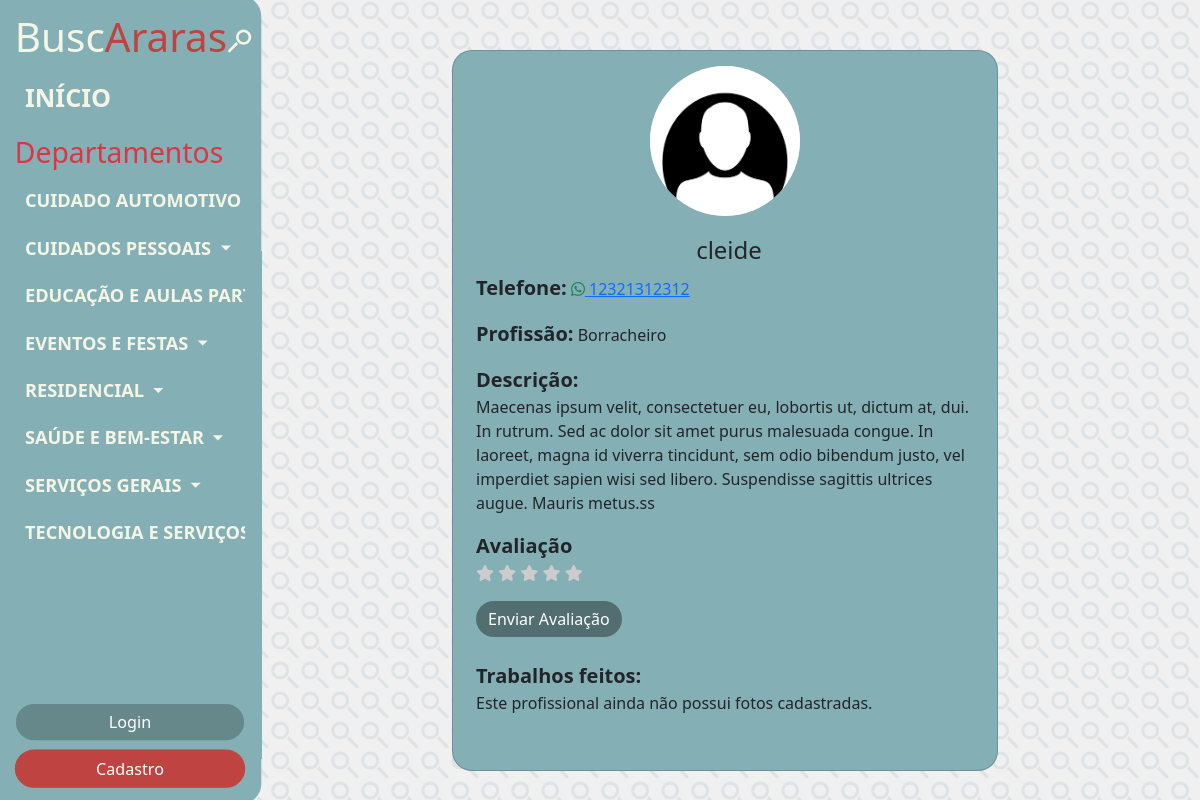
/buscararas/perfilunico.php?id=9, run on the app's committed database.
### tables this page shows
CREATE TABLE `profissional` (
  `id_profissional` int(11) NOT NULL,
  `nome_profissional` varchar(50) NOT NULL,
  `senha_profissional` varchar(255) NOT NULL,
  `descricao_profissional` text DEFAULT NULL,
  `email_profissional` varchar(50) NOT NULL,
  `tel_profissional` varchar(11) NOT NULL,
  `ranking_profissional` int(11) NOT NULL,
  `fk_departamentos_id_area` int(11) NOT NULL,
  `fk_profissoes_id_profissao` int(11) NOT NULL
);

CREATE TABLE `profissoes` (
  `id_profissao` int(11) NOT NULL,
  `nome_profissao` varchar(60) NOT NULL,
  `fk_departamentos_id_area` int(11) NOT NULL
);

### buscararas/perfilunico.php (the view, shortened to what this page needs)
<?php
include 'db.php';
$profissionalId = intval($_GET['id']);
try {
    $conn->beginTransaction();
    $sqlFotos = "
        SELECT caminho_foto
        FROM fotos_profissionais
        WHERE fk_profissional_id_profissional = :id_profissional";
    $stmtFotos = $conn->prepare($sqlFotos);
    $stmtFotos->bindParam(':id_profissional', $profissionalId, PDO::PARAM_INT);
    $stmtFotos->execute();
    $fotosProfissional = $stmtFotos->fetchAll(PDO::FETCH_ASSOC);
    $avaliacaoEstrelas = 0;
    $conn->commit();
} catch (PDOException $e) {
    echo $errorMessages['generic_error'];
    $conn->rollBack();
    exit;
}
$sqlProfissional = "SELECT * FROM profissional WHERE id_profissional = :id_profissional";
$stmtProfissional = $conn->prepare($sqlProfissional);
$stmtProfissional->bindParam(':id_profissional', $profissionalId, PDO::PARAM_INT);
$stmtProfissional->execute();
$profissional = $stmtProfissional->fetch(PDO::FETCH_ASSOC);
$sqlFotoPerfil = "
    SELECT caminho_foto_perfil
    FROM fotos_perfil
    WHERE fk_profissional_id_profissional = :id_profissional
    LIMIT 1";
$stmtFotoPerfil = $conn->prepare($sqlFotoPerfil);
$stmtFotoPerfil->bindParam(':id_profissional', $profissionalId, PDO::PARAM_INT);
$stmtFotoPerfil->execute();
$fotoPerfil = $stmtFotoPerfil->fetch(PDO::FETCH_ASSOC);
?>
<!DOCTYPE html>
<html lang="pt-br">
<head>
    <link href="https://cdn.jsdelivr.net/npm/bootstrap@5.3.3/dist/css/bootstrap.min.css" rel="stylesheet">
    <link rel="stylesheet" href="css/style.css" type="text/css">
    <link rel="stylesheet" href="https://cdnjs.cloudflare.com/ajax/libs/font-awesome/6.0.0-beta3/css/all.min.css">
</head>
<body>
<?php include 'includes/sidebar.php'; ?>
<div class="content d-flex flex-column align-items-center flex-grow-1">
    <div class="card form-card w-150 p-8 perfil-container">
        <div class="row align-items-center-perfil mb-4">
            <div class="col-md-6 text-center">
                <img
                    src="<?php echo htmlspecialchars($fotoPerfil['caminho_foto_perfil'] ?? 'img/perfilpadrao.jpg'); ?>"
                    alt="Foto do Profissional"
                    class="img-fluid rounded-circle perfil-photo">
            </div>
            <div class="col-md-8 perfil-info">
                <h4 class="text-center"><?php echo htmlspecialchars($profissional['nome_profissional']); ?></h4>
                <p>
                <span style ="font-size: 1.25rem; font-weight: bold;margin: 0;">Telefone:</span>
                    <a href="https://wa.me/55<?php echo htmlspecialchars($profissional['tel_profissional']); ?>" target="_blank">
                        <i class="fab fa-whatsapp text-success"></i>
                        <?php echo htmlspecialchars($profissional['tel_profissional']); ?>
                    </a>
                </p>
                <p>
                    <span style ="font-size: 1.25rem; font-weight: bold;margin: 0;">Profissão:</span>
                    <?php
                        try {
                            $profQuery = "SELECT nome_profissao FROM profissoes WHERE id_profissao = :id_profissao";
                            $profStmt = $conn->prepare($profQuery);
                            $profStmt->bindParam(':id_profissao', $profissional['fk_profissoes_id_profissao'], PDO::PARAM_INT);
                            $profStmt->execute();
                            $profissao = $profStmt->fetch(PDO::FETCH_ASSOC);
                            echo htmlspecialchars($profissao['nome_profissao']);
                        } catch (PDOException $e) {
                            echo "<p class='text-danger'>Erro ao buscar profissão</p>";
                        }
                    ?>
                </p>
                <span style ="font-size: 1.25rem; font-weight: bold;margin: 0;">Descrição:</span>
                <p><?php echo htmlspecialchars($profissional['descricao_profissional']); ?></p>
                <span style ="font-size: 1.25rem; font-weight: bold;margin: 0;">Avaliação</span>
                <p class="text">
                    <span id="avaliacao">
                        <?php for ($i = 1; $i <= 5; $i++): ?>
                            <i class="fas fa-star <?php echo ($i <= $avaliacaoEstrelas) ? 'filled' : ''; ?>"
                               data-value="<?php echo $i; ?>"
                               onclick="setRating(<?php echo $i; ?>)">
                            </i>
                        <?php endfor; ?>
                    </span>
                </p>
                <form id="ratingForm" action="avaliar.php" method="POST" class="text">
                    <button type="submit" class="btn btn-primary saltando">
                        <?php echo ($avaliacaoEstrelas > 0) ? 'Atualizar Avaliação' : 'Enviar Avaliação'; ?>
                    </button>
                </form>
                <br>
                <span style ="font-size: 1.25rem; font-weight: bold;margin: 0;">Trabalhos feitos:</span>
                <?php if (!empty($fotosProfissional)): ?>
                    <div class="fotos-profissionais">
                        <div id="fotoCarousel" class="carousel slide" data-bs-ride="carousel">
                            <div class="carousel-inner text-center">
                                <?php $first = true; ?>
                                <?php foreach ($fotosProfissional as $foto): ?>
                                    <div class="carousel-item <?php echo $first ? 'active' : ''; ?>">
                                        <img
                                            src="<?php echo htmlspecialchars($foto['caminho_foto']); ?>"
                                            alt="Foto do profissional"
                                            class="img-fluid rounded mb-2"
                                            data-bs-toggle="modal"
                                            data-bs-target="#fotoModal"
                                            data-foto="<?php echo htmlspecialchars($foto['caminho_foto']); ?>">
                                    </div>
                                    <?php $first = false; ?>
                                <?php endforeach; ?>
                            </div>
                            <div class="carousel-indicators">
                                <?php $first = true; ?>
                                <?php foreach ($fotosProfissional as $index => $foto): ?>
                                    <button
                                        type="button"
                                        data-bs-target="#fotoCarousel"
                                        data-bs-slide-to="<?php echo $index; ?>"
                                        class="<?php echo $first ? 'active' : ''; ?>"
                                        aria-current="true"
                                        aria-label="Slide <?php echo $index + 1; ?>">
                                    </button>
                                    <?php $first = false; ?>
                                <?php endforeach; ?>
                            </div>
                            <button class="carousel-control-prev" type="button" data-bs-target="#fotoCarousel" data-bs-slide="prev">
                                <span class="carousel-control-prev-icon" aria-hidden="true"></span>
                                <span class="visually-hidden">Previous</span>
                            </button>
                            <button class="carousel-control-next" type="button" data-bs-target="#fotoCarousel" data-bs-slide="next">
                                <span class="carousel-control-next-icon" aria-hidden="true"></span>
                                <span class="visually-hidden">Next</span>
                            </button>
                        </div>
                        <div id="fotoThumbnails" class="d-flex justify-content-center mt-3">
                            <?php foreach ($fotosProfissional as $index => $foto): ?>
                                <div class="thumbnail-item">
                                    <img
                                        src="<?php echo htmlspecialchars($foto['caminho_foto']); ?>"
                                        class="img-thumbnail"
                                        data-bs-target="#fotoCarousel"
                                        data-bs-slide-to="<?php echo $index; ?>"
                                        alt="Miniatura da foto"
                                        style="cursor: pointer; width: 100px; height: 100px; object-fit: cover;">
                                </div>
                            <?php endforeach; ?>
                        </div>
                    </div>
                <?php else: ?>
                    <p>Este profissional ainda não possui fotos cadastradas.</p>
                <?php endif; ?>
            </div>
        </div>
    </div>
</div>
</body>
</html>

### buscararas/css/style.css (style rules this page uses)
html, body { margin: 0; padding: 0; height: 100%; overflow-x: hidden; position: relative; background-color: #f0f0f0; height: 100%; overflow: auto; }
.saltando { transition: transform 0.3s ease, box-shadow 0.3s ease; background-color: #526e70; border: none; border-radius: 20px; }
#avaliacao i { font-size: 16px; color: #ccc; transition: transform 0.2s, color 0.2s; cursor: pointer; }
.fa-star, .fa-star-half-alt { color: #ffcc00; }
.content { flex: 1; display: flex; flex-direction: column; align-items: center; gap: 20px; margin-left: 200px; width: calc(100% - 200px); }
.form-card { background-color: #84B0B5; border-radius: 20px; padding: 15px; width: 80%; max-width: 450px; }
.content { margin-left: 250px; padding: 20px; width: calc(100% - 250px); overflow-y: auto; }
.row.align-items-center-perfil { display: flex; flex-direction: row; align-items: center; }
.row.align-items-center-perfil { display: flex; align-items: center; justify-content: center; flex-wrap: wrap; }
.perfil-container { display: flex; flex-direction: column; align-items: center; background-color: #84B0B5; border-radius: 20px; padding: 15px; width: 60%; max-width: 1000px; margin-top: 30px; text-align: center; }
.perfil-photo { background-color: #D8D8D8; border-radius: 50%; height: 150px; width: 150px; margin-bottom: 20px; }
.perfil-info { padding-left: 20px; text-align: left; flex-grow: 1; }

### buscararas/perfilunico.php (style rules this page uses)
body { background-image: url('img/lupa.svg'); background-repeat: repeat; background-size: 30px 30px; }

### data on the page
profissional: nome_profissional "cleide", tel_profissional "12321312312", descricao_profissional "Maecenas ipsum velit, consectetuer eu, lobortis ut, dictum at, dui. In rutrum. Sed ac dolor sit amet purus malesuada congue. In laoreet, magna id viverra tincidunt, sem odio bibendum justo, vel imperdiet sapien wisi sed libero. Suspendisse sagittis ultrices augue. Mauris metus.ss"
profissoes: nome_profissao "Borracheiro"

### other printed values
$area "CUIDADO AUTOMOTIVO"
$area "CUIDADOS PESSOAIS"
$area "EDUCAÇÃO E AULAS…"
$area "EVENTOS E FESTAS"
$area "RESIDENCIAL"
$area "SAÚDE E BEM-ESTAR"
$area "SERVIÇOS GERAIS"
$area "TECNOLOGIA E…"
